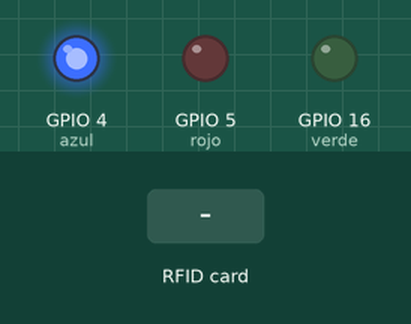
Recording of a sketch running on a simulated ESP8266 (NodeMCU). On the bench: output pins drawn as LEDs (lit = HIGH). The inputs (shaded band) are chosen by the test bench. WiFi joins after 1.5 s; servers stay silent unless stated; uploads are accepted with an empty reply; what the sketch prints to the serial monitor is not drawn.

Above: at 1.8 s.
At 3.1 s:
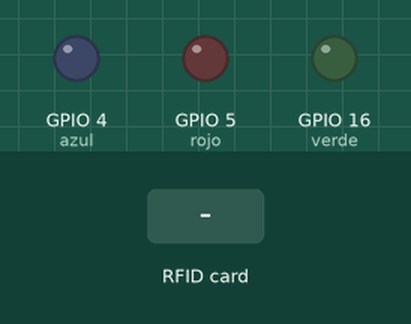
3.2 s: RFID card 5E 7A 19 C4 held to the reader
At 3.7 s:
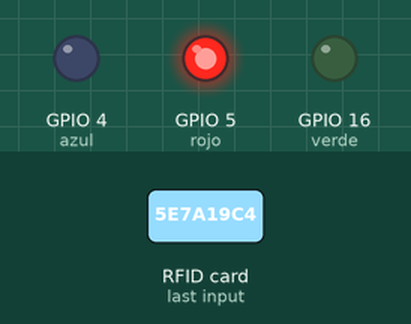
Timing chart, 0 to 6.2 s (numbered marks = the images above; inputs shaded):
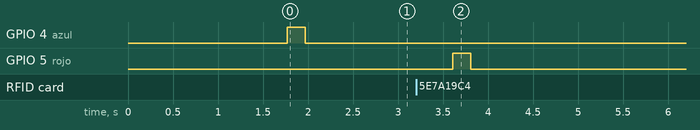

Measured:
- after the input at 3.2 s, GPIO 5 (rojo): LOW → HIGH after 0.41 s, → LOW 0.20 s later

The sketch:

accessControl.ino
```cpp
#include <ESP8266WiFiMulti.h>
#include <ESP8266HTTPClient.h>
#include <WiFiClient.h>
#include <SPI.h>
#include <MFRC522.h>

#define RST_PIN         0
#define SS_PIN          2

MFRC522 mfrc522(SS_PIN, RST_PIN);

const int azul  = 4;
const int rojo  = 5;
const int verde = 16;

const char* ssid = "PENTAGONO";
const char* password = "NOHAYUNALIENAQUI";
const String host = "http://192.168.1.66/get.php";


void setup() {
  pinMode(azul , OUTPUT);
  pinMode(rojo , OUTPUT);
  pinMode(verde , OUTPUT);

  SPI.begin();
  mfrc522.PCD_Init();
  delay(4);
  mfrc522.PCD_DumpVersionToSerial();

  delay(10);
  Serial.begin(9600);

  WiFi.begin(ssid,password);

  Serial.print("Connecting...");

  while(WiFi.status() != WL_CONNECTED){
    delay(500);
    Serial.print(".");
  }
  BlueBlink();
  Serial.print("Conectado con exito, mi ip es:");
  Serial.println(WiFi.localIP());

}

void loop() {


  if(WiFi.status()==WL_CONNECTED){

    if ( ! mfrc522.PICC_IsNewCardPresent()) {
      return;
    }
    if ( ! mfrc522.PICC_ReadCardSerial()) {
      return;
    }


    String content= "";
    byte letter;
    for (byte i = 0; i < mfrc522.uid.size; i++)
    {
       Serial.print(mfrc522.uid.uidByte[i] < 0x10 ? " 0" : " ");
       Serial.print(mfrc522.uid.uidByte[i], HEX);
       content.concat(String(mfrc522.uid.uidByte[i] < 0x10 ? " 0" : " "));
       content.concat(String(mfrc522.uid.uidByte[i], HEX));
    }
    Serial.println();

    content.toLowerCase();
    content.replace(" ","");
    Serial.println("content "+content);

    String Dsend = "?card_id="+content;
    conect(Dsend);


  }

}
```

Sfunctions.ino
```cpp
void BlueBlink(){
  digitalWrite(azul , LOW);
  delay(200);
  digitalWrite(azul , HIGH);
  delay(200);
  digitalWrite(azul , LOW);
}

void RedBlink(){
  digitalWrite(rojo , LOW);
  delay(200);
  digitalWrite(rojo , HIGH);
  delay(200);
  digitalWrite(rojo , LOW);
}
void GreenBlink(){
  digitalWrite(verde , LOW);
  delay(200);
  digitalWrite(verde , HIGH);
  delay(200);
  digitalWrite(verde , LOW);
}
```

coneccion.ino
```cpp
void conect(String Dsend ){
  String link = host+Dsend;
   HTTPClient http;
   WiFiClient client;

    http.begin(client,link);
    http.addHeader("Content-Type","text/plain");
    int respond = http.GET();

    if(respond>0){
      Serial.println("Codigo de respuesta" + String(respond));

      if(respond==200){

        String Body_respond = http.getString();
        Serial.println(Body_respond);
        if(Body_respond == "yes"){
          Serial.println("Existe");
          GreenBlink();
        }else{
          Serial.println("No");
          RedBlink();
        }

      }else{
        RedBlink();
      }
    }
}
```
